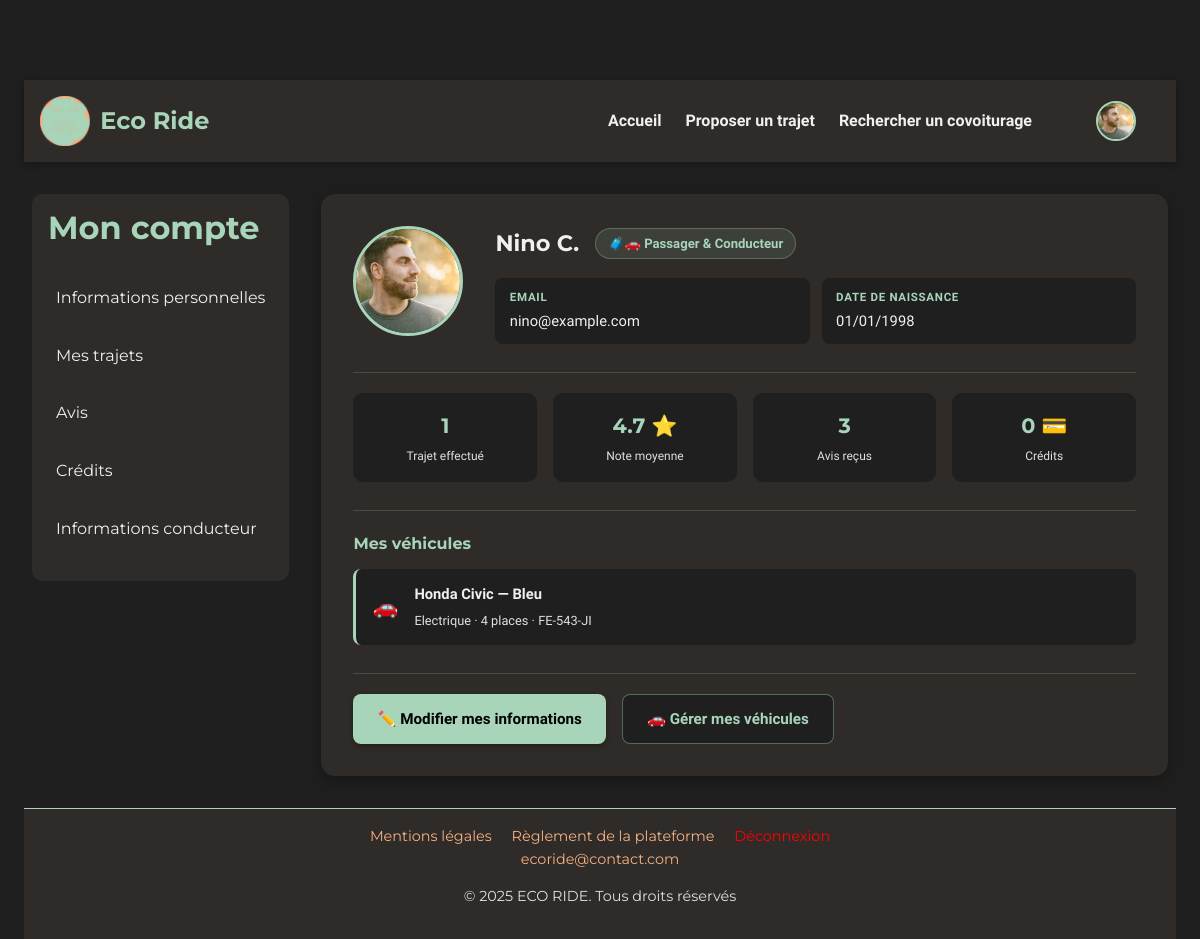
/PROJET/UTILISATEUR/USR-infos-perso.php (signed in), run on an earlier commit of the app's database.
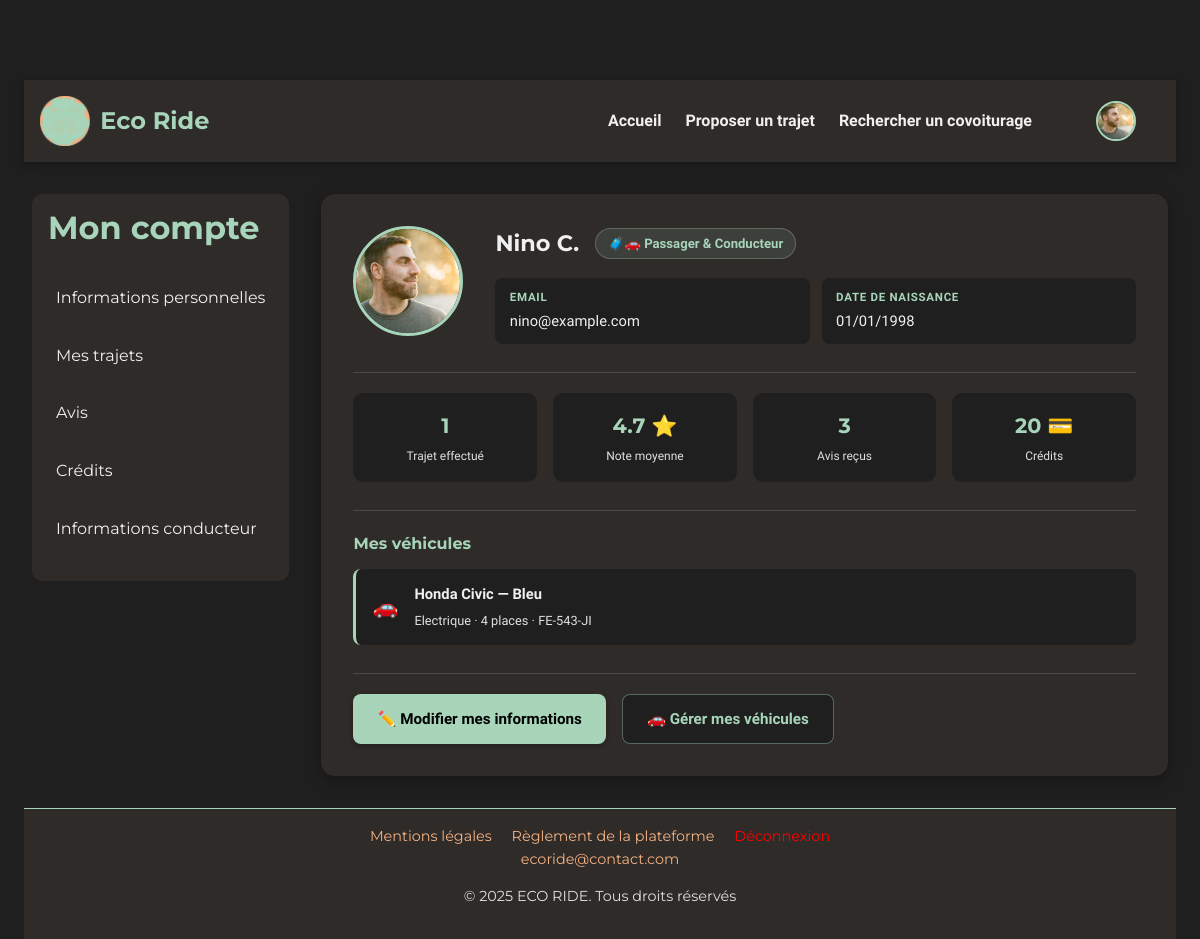
And on a later commit of the database.
### tables this page shows
CREATE TABLE `credits` (
  `id` int(11) NOT NULL,
  `id_utilisateur` int(11) NOT NULL,
  `solde` int(11) NOT NULL DEFAULT 20
);

### PROJET/PHP/infos-perso.php (called while the page is built, shortened)
<?php
include('connexion.php');
$user_id = $_SESSION['user_id'];
$stmt = $bdd->prepare("SELECT * FROM utilisateurs WHERE id = :id");
$stmt->execute(['id' => $user_id]);
$user = $stmt->fetch(PDO::FETCH_ASSOC);
?>

### PROJET/UTILISATEUR/USR-infos-perso.php (the view, shortened to what the changed rows need)
<?php
include('../PHP/infos-perso.php');
$stmt_solde = $bdd->prepare("SELECT solde FROM credits WHERE id_utilisateur = ?");
$stmt_solde->execute([$user['id']]);
$solde = $stmt_solde->fetchColumn() ?: 0;
?>
<!DOCTYPE html>
<html lang="fr">
<head>
    <link rel="stylesheet" href="../CSS/style_global.css">
    <link rel="stylesheet" href="../CSS/CSS UTILISATEUR/USR-infos-perso.css">
</head>
<body>
<main>
    <div class="profile-content">
        <section class="profil-header">
            <div class="profil-top">
                <div class="profil-infos">
                    <div class="profil-nom-role">
                        <h2><?= htmlspecialchars($user['prenom'] . ' ' . $user['nom']) ?></h2>
                    </div>
                </div>
            </div>
            <div class="profil-stats">
                <div class="profil-stat-item">
                    <span class="profil-stat-value"><?= $solde ?> 💳</span>
                    <span class="profil-stat-label">Crédits</span>
                </div>
            </div>
        </section>
    </div>
</main>
</body>
</html>

What changed in the data, as far as the page shows it:
added credits: solde "20"
Also different on the page:
$solde: "0" → (not shown)
